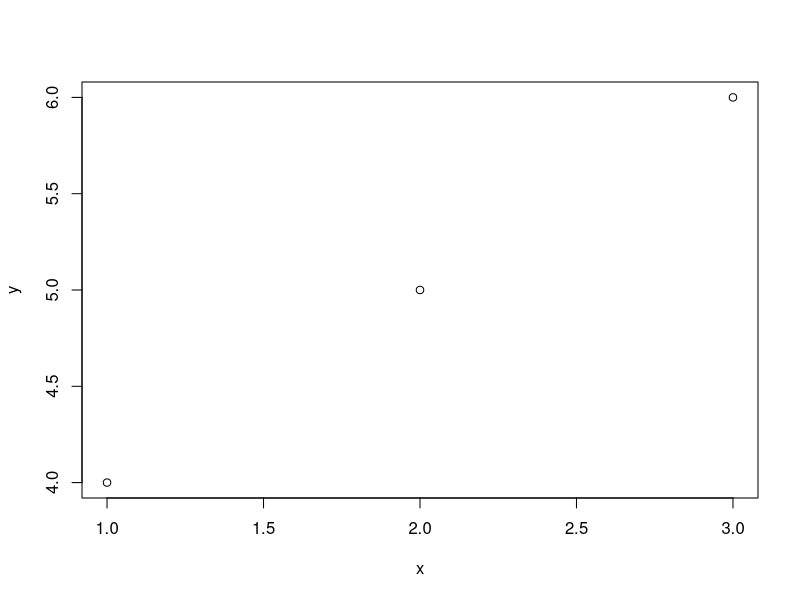

Write R code to recreate this figure.
## ---- chunk 1
1 + 1
t <- 5*2
x <- 1:3
y <- 4:6
plot(x,y)
## ---- chunk 2
#| echo: false
2 * 2
